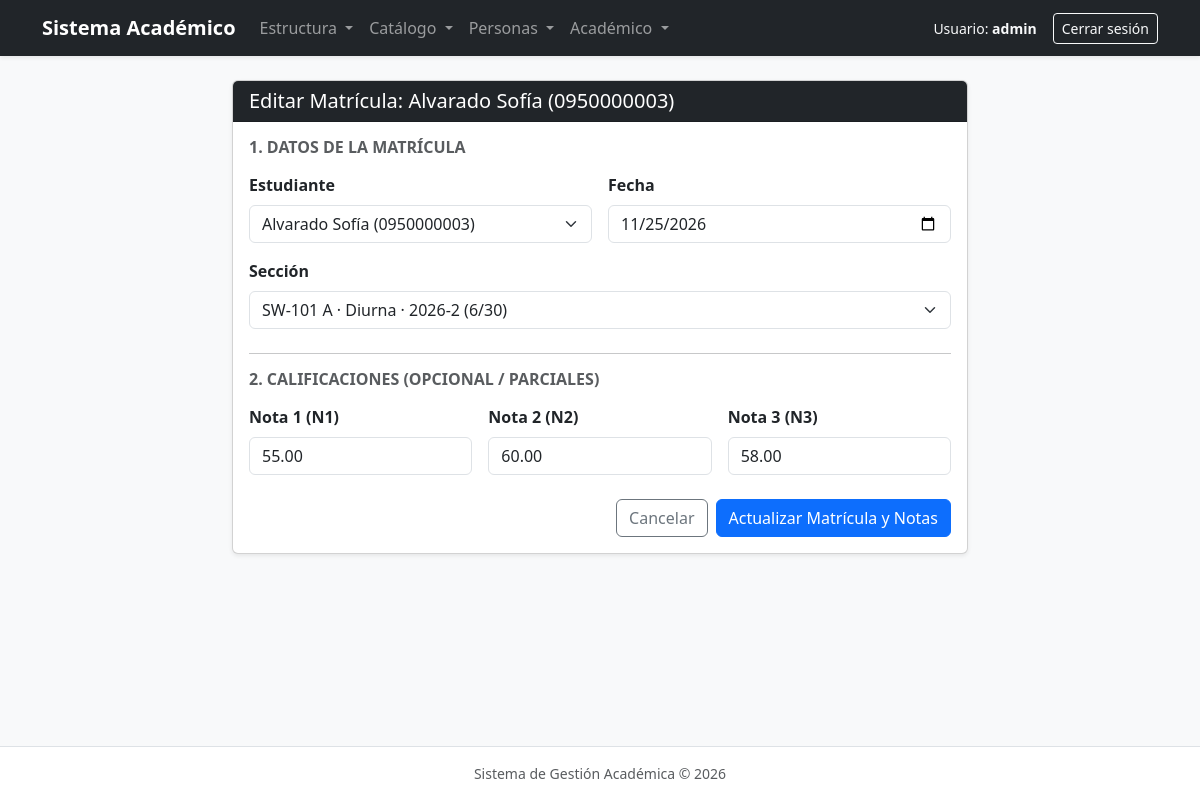
Screenshot of /academico/matriculas/3/editar/ (signed in) with the database file from the repository.
### academico/models.py (models this page shows, shortened)
class Matricula(ModeloBase):
    estudiante = models.ForeignKey(
        Estudiante, on_delete=models.PROTECT, related_name="matriculas"
    )
    seccion = models.ForeignKey(
        Seccion, on_delete=models.PROTECT, related_name="matriculas"
    )
    fecha = models.DateField(default=timezone.localdate)
    class Meta:
        verbose_name = "Matrícula"
        verbose_name_plural = "Matrículas"
        ordering = ["-fecha", "estudiante__apellidos"]
        constraints = [
            models.UniqueConstraint(
                fields=["estudiante", "seccion"],
                name="matricula_unica_estudiante_seccion",
            )
        ]

### academico/views.py (the view, shortened to what this page needs)
# urls.py: path("matriculas/<int:pk>/editar/", MatriculaUpdateView.as_view(), name="matricula_editar"),
class MatriculaUpdateView(LoginRequiredMixin, MatriculaNotaMixin, UpdateView):
    success_message = "Matrícula y notas actualizadas correctamente."
    def get_context_data(self, **kwargs):
        context = super().get_context_data(**kwargs)
        context["titulo"] = f"Editar Matrícula: {self.object.estudiante}"
        context["boton_texto"] = "Actualizar Matrícula y Notas"
        return context

### academico/forms.py (called while the page is built)
    def label_from_instance(self, obj):
        inscritos = getattr(obj, "inscritos_count", None)
        if inscritos is None:
            inscritos = obj.matriculas.count()
        jornada = obj.get_jornada_display() if hasattr(obj, "get_jornada_display") else obj.jornada
        return f"{obj.curso.codigo} {obj.paralelo} · {jornada} · {obj.periodo.nombre} ({inscritos}/{obj.cupo})"

### academico/models.py (called while the page is built)
    @property
    def nombre_completo(self):
        return f"{self.apellidos} {self.nombres}"

    def __str__(self):
        return f"{self.nombre_completo} ({self.cedula})"

### academico/views.py (called while the page is built)
    def get_context_data(self, **kwargs):
        context = super().get_context_data(**kwargs)
        if "nota_formset" not in context:
            if self.request.POST:
                context["nota_formset"] = NotaFormSet(self.request.POST, instance=self.object)
            else:
                context["nota_formset"] = NotaFormSet(instance=self.object)
        return context

### academico/templates/academico/matricula_form.html (shortened to what this page needs)
{% extends "base.html" %}
{% block contenido %}
<div class="row justify-content-center">
    <div class="col-lg-8">
        <div class="card shadow-sm">
            <div class="card-header bg-dark text-white">
                <h5 class="mb-0">{{ titulo }}</h5>
            </div>
            <div class="card-body">
                <form method="post" novalidate>
                    <h6 class="text-uppercase text-muted fw-bold mb-3">1. Datos de la Matrícula</h6>
                    <div class="row g-3 mb-4">
                        <div class="col-md-6">
                            <label for="{{ form.estudiante.id_for_label }}" class="form-label fw-semibold">
                                {{ form.estudiante.label }}
                            </label>
                            {{ form.estudiante }}
                        </div>
                        <div class="col-md-6">
                            <label for="{{ form.fecha.id_for_label }}" class="form-label fw-semibold">
                                {{ form.fecha.label }}
                            </label>
                            {{ form.fecha }}
                        </div>
                        <div class="col-12">
                            <label for="{{ form.seccion.id_for_label }}" class="form-label fw-semibold">
                                {{ form.seccion.label }}
                            </label>
                            {{ form.seccion }}
                        </div>
                    </div>
                    <hr>
                    <h6 class="text-uppercase text-muted fw-bold mb-3">2. Calificaciones (Opcional / Parciales)</h6>
                    {% for nform in nota_formset %}
                        <div class="row g-3 mb-4">
                            <div class="col-md-4">
                                <label for="{{ nform.n1.id_for_label }}" class="form-label fw-semibold">Nota 1 (N1)</label>
                                {{ nform.n1 }}
                            </div>
                            <div class="col-md-4">
                                <label for="{{ nform.n2.id_for_label }}" class="form-label fw-semibold">Nota 2 (N2)</label>
                                {{ nform.n2 }}
                            </div>
                            <div class="col-md-4">
                                <label for="{{ nform.n3.id_for_label }}" class="form-label fw-semibold">Nota 3 (N3)</label>
                                {{ nform.n3 }}
                            </div>
                        </div>
                    {% endfor %}
                    <div class="d-flex justify-content-end gap-2">
                        <a href="{% url 'academico:matricula_lista' %}" class="btn btn-outline-secondary">
                            Cancelar
                        </a>
                        <button type="submit" class="btn btn-primary">
                            {{ boton_texto }}
                        </button>
                    </div>
                </form>
            </div>
        </div>
    </div>
</div>
{% endblock %}

### academico/templates/base.html (shortened to what this page needs)
<!DOCTYPE html>
<html lang="es-ec">
<head>
    <link href="https://cdn.jsdelivr.net/npm/bootstrap@5.3.3/dist/css/bootstrap.min.css" rel="stylesheet">
</head>
<body class="bg-light d-flex flex-column min-vh-100">
    <nav class="navbar navbar-expand-lg navbar-dark bg-dark shadow-sm mb-4">
        <div class="container">
            <a class="navbar-brand fw-bold" href="{% url 'academico:inicio' %}">
                Sistema Académico
            </a>
            <div class="collapse navbar-collapse" id="menuPrincipal">
                {% if user.is_authenticated %}
                <ul class="navbar-nav me-auto mb-2 mb-lg-0">
                    <li class="nav-item dropdown">
                        <a class="nav-link dropdown-toggle" href="#" role="button" data-bs-toggle="dropdown" aria-expanded="false">
                            Estructura
                        </a>
                    </li>
                    <li class="nav-item dropdown">
                        <a class="nav-link dropdown-toggle" href="#" role="button" data-bs-toggle="dropdown" aria-expanded="false">
                            Catálogo
                        </a>
                    </li>
                    <li class="nav-item dropdown">
                        <a class="nav-link dropdown-toggle" href="#" role="button" data-bs-toggle="dropdown" aria-expanded="false">
                            Personas
                        </a>
                    </li>
                    <li class="nav-item dropdown">
                        <a class="nav-link dropdown-toggle" href="#" role="button" data-bs-toggle="dropdown" aria-expanded="false">
                            Académico
                        </a>
                    </li>
                </ul>
                <div class="d-flex align-items-center gap-3">
                    <span class="text-light small">
                        Usuario: <strong>{{ user.username }}</strong>
                    </span>
                    <form method="post" action="{% url 'logout' %}" class="m-0">
                        <button type="submit" class="btn btn-outline-light btn-sm">Cerrar sesión</button>
                    </form>
                </div>
                {% endif %}
            </div>
        </div>
    </nav>
    <main class="container flex-grow-1 mb-5">
        {% block contenido %}{% endblock %}
    </main>
    <footer class="bg-white border-top py-3 text-center text-muted small mt-auto">
        <div class="container">
            Sistema de Gestión Académica &copy; 2026
        </div>
    </footer>
</body>
</html>

### rows the page displays
Matricula: estudiante "Alvarado Sofía (0950000003)", fecha "11/25/2026", seccion "SW-101 A · Diurna · 2026-2 (6/30)"

### other values shown
{{ user.username }} "admin"
{{ titulo }} "Editar Matrícula: Alvarado Sofía (0950000003)"
{{ boton_texto }} "Actualizar Matrícula y Notas"
